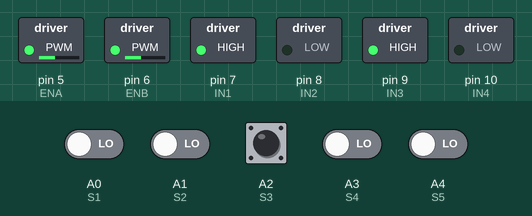
Simulated run of this sketch. Board: Arduino Uno, built with avr-gcc and run on an emulated ATmega328P. On the bench: switched loads named in the sketch (green lamp = pin HIGH). The test bench sets the inputs (shaded band); at power-on: A2 (S3) HIGH, A0 (S1), A1 (S2), A3 (S4), A4 (S5) LOW. What the sketch prints to the serial monitor is not drawn.

Above: at 1.2 s.
1.3 s: A0 (S1) driven HIGH and A1 (S2) driven HIGH
At 2.0 s:
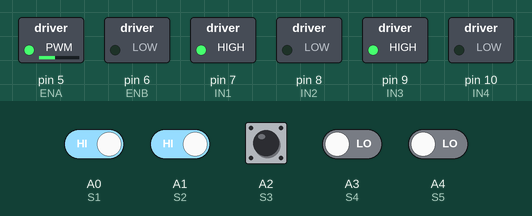
2.8 s: A0 (S1) driven LOW
At 3.4 s:
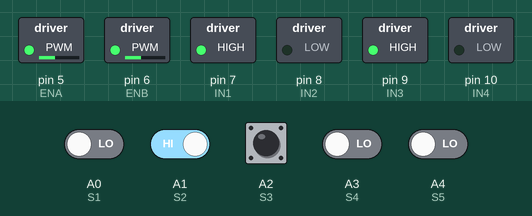
4.3 s: A0 (S1) driven HIGH
At 5.5 s:
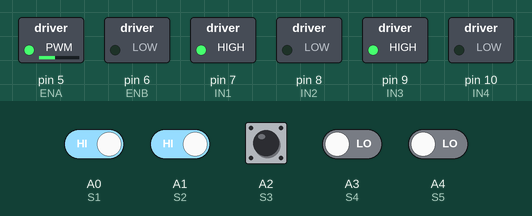
5.8 s: A1 (S2) driven LOW
At 6.8 s:
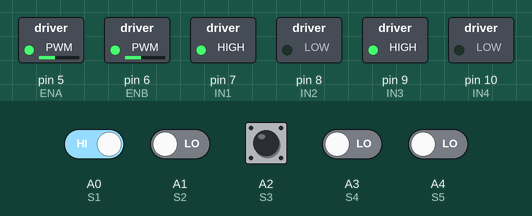
Timing chart, 0 to 8.3 s (numbered marks = the images above; inputs shaded):
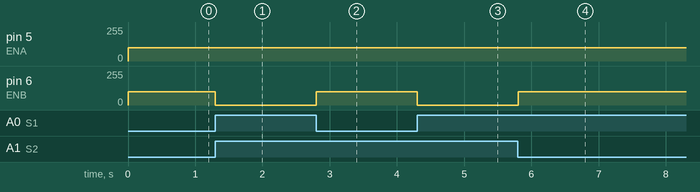

The sketch:

line-following.ino
```cpp
// I'm not sure if I'm going to use esp32 devkit or arduino UNO for the actual project.. so I'm going to keep part for both of them :p
// Imma use #ifdef thingy for using same code for esp and arduino.
// NVM we are going to use UNO so lets remove esp32 block
// Added some movement logic separate for going straight and turns
//  Now time for PID and speed tuning :D

// First time making LFR and we participated in a LFR competition and we achieved 2nd position!! yoloooo!

// #define USE_ESP32 // Uncomment this line for esp32

// -------------- CONFIG ---------------

#define S1 A0
#define S2 A1
#define S3 A2
#define S4 A3
#define S5 A4

#define ENA 5
#define ENB 6
#define IN1 7
#define IN2 8
#define IN3 9
#define IN4 10

// ----------- VARIABLES ------------

float Kp = 90.0;
float Ki = 0.0;
float Kd = 43.0;

int baseSpeed = 80;
int straightSpeed = 120;
int maxSpeed = 100;
int lastError = 0;

int igl = 0;
int maxIgl = 100;

void setup() {
  Serial.begin(9600);

  // Sensors
  pinMode(S1, INPUT);
  pinMode(S2, INPUT);
  pinMode(S3, INPUT);
  pinMode(S4, INPUT);
  pinMode(S5, INPUT);

  // Motor
  pinMode(ENA, OUTPUT);
  pinMode(ENB, OUTPUT);
  pinMode(IN1, OUTPUT);
  pinMode(IN2, OUTPUT);
  pinMode(IN3, OUTPUT);
  pinMode(IN4, OUTPUT);

  // forward initially
  digitalWrite(IN1, HIGH);
  digitalWrite(IN2, LOW);
  digitalWrite(IN3, HIGH);
  digitalWrite(IN4, LOW);

  // RANDMO SERIAL MSG - not really random thooo.. I LOVE PROJECT: HAIL MARRY!!!
  Serial.println("Amaze Amaze Amaze!!!");
  }

void loop() {
  int s1 = digitalRead(S1);
  int s2 = digitalRead(S2);
  int s3 = digitalRead(S3);
  int s4 = digitalRead(S4);
  int s5 = digitalRead(S5);

  int error = 0;

  // initial logic. NOTE: I MIGHT CHANGE THIS IN FUTURE cuz IK MY LOGIC ISN'T damn SOLID
  // - THis when bot is dead straight -
  if (s1 == 1 && s2 == 1 && s3 == 0 && s4 == 1 && s5 == 1) error = 0;

  // - left -
  else if (s1 == 1 && s2 == 0 && s3 == 0 && s4 == 1 && s5 == 1) error = -1;  // SLIGHT LEFT
  else if (s1 == 1 && s2 == 0 && s3 == 1 && s4 == 1 && s5 == 1) error = -2;  // little LEFT
  else if (s1 == 0 && s2 == 0 && s3 == 1 && s4 == 1 && s5 == 1) error = -3;  // mid LEFT
  else if (s1 == 0 && s2 == 1 && s3 == 1 && s4 == 1 && s5 == 1) error = -4;  // HARD LEFT

  // - right -
  else if (s1 == 1 && s2 == 1 && s3 == 0 && s4 == 0 && s5 == 1) error = 1;  // SLIGHT RIGHT
  else if (s1 == 1 && s2 == 1 && s3 == 1 && s4 == 0 && s5 == 1) error = 2;  // little RIGHT
  else if (s1 == 1 && s2 == 1 && s3 == 1 && s4 == 0 && s5 == 0) error = 3;  // mid RIGHT
  else if (s1 == 1 && s2 == 1 && s3 == 1 && s4 == 1 && s5 == 0) error = 4;  // HARD RIgHT

  // - intersection -
  else if (s1 == 0 && s2 == 0 && s3 == 0 && s4 == 0 && s5 == 0) error = 0;

  else if (s1 == 1 && s2 == 1 && s3 == 1 && s4 == 1 && s5 == 1) {
    if (lastError < 0) {
      error = -5;
    } else if (lastError > 0) {
      error = 5;
    }
  }

  // - PID calculation -
  int p = error;
  if (Ki != 0) {
    igl = igl + error;  // I added integral's logic just in case if I need to use :D
    igl = constrain(igl, -maxIgl, maxIgl);
  }
  int d = error - lastError;

  float motorSpeedAdjustment = (Kp * p) + (Ki * igl) + (Kd * d);
  lastError = error;

  // dynamic speed for when the bot is going stright
  int centerSpeed = map(abs(error), 0, 5, straightSpeed, baseSpeed);

  int leftMotorSpeed = centerSpeed + (int)motorSpeedAdjustment;
  int rightMotorSpeed = centerSpeed - (int)motorSpeedAdjustment;

  leftMotorSpeed = constrain(leftMotorSpeed, 0, maxSpeed);
  rightMotorSpeed = constrain(rightMotorSpeed, 0, maxSpeed);

  // - Motor movement -
  moveMotors(leftMotorSpeed, rightMotorSpeed);
  delay(5);
}

void moveMotors(int leftMotorSpeed, int rightMotorSpeed) {
  digitalWrite(IN1, HIGH);
  digitalWrite(IN2, LOW);
  analogWrite(ENA, leftMotorSpeed);

  digitalWrite(IN3, HIGH);
  digitalWrite(IN4, LOW);
  analogWrite(ENB, rightMotorSpeed);
}
```

Measured:
- after the input at 1.3 s, pin 6 (ENB): 100/255 → 0/255 at once
- after the input at 2.8 s, pin 6 (ENB): 0/255 → 100/255 at once
- after the input at 4.3 s, pin 6 (ENB): 100/255 → 0/255 at once
- after the input at 5.8 s, pin 6 (ENB): 0/255 → 100/255 at once
